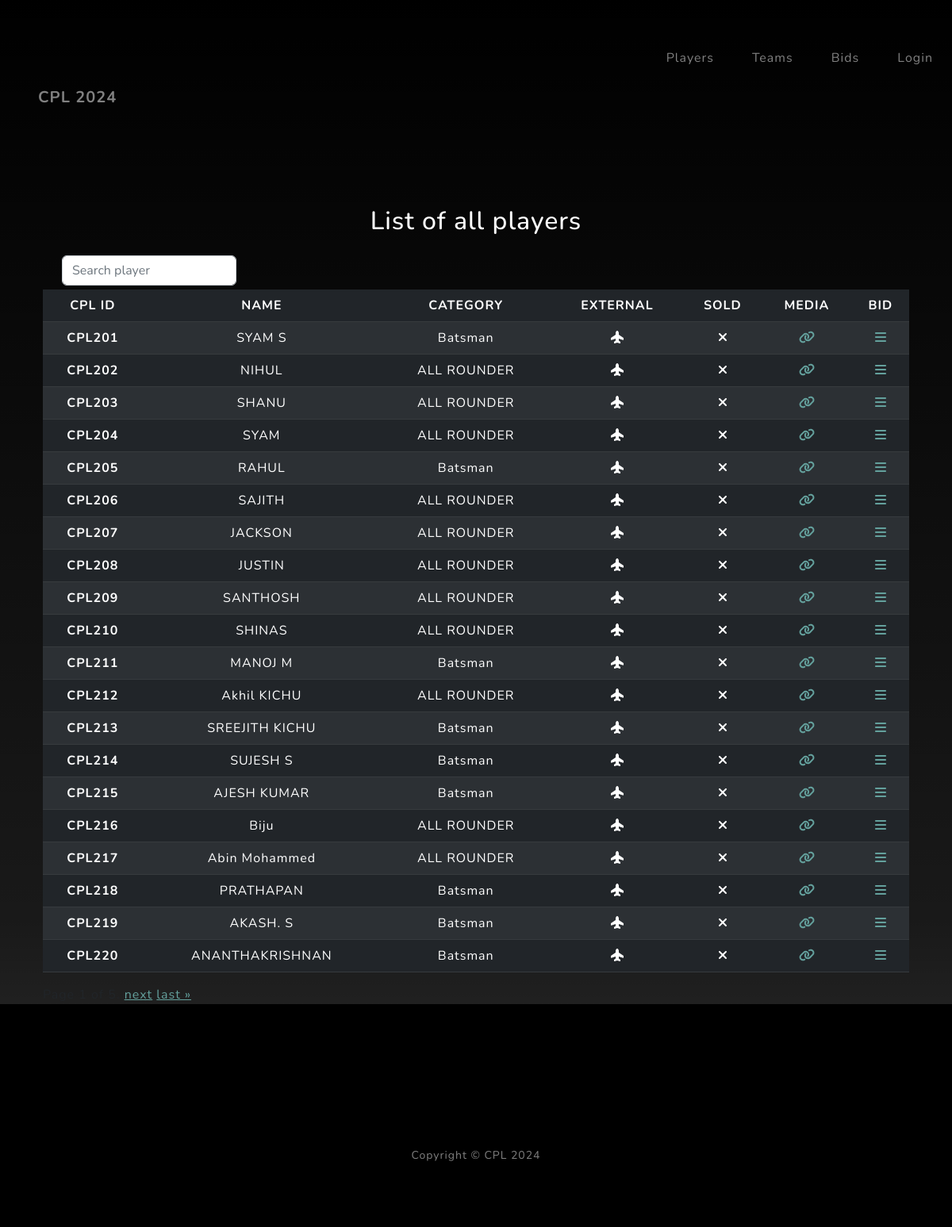
Screenshot of /players/ with the database file from the repository.
### cpl_backend/models.py (models this page shows, shortened)
class Player(models.Model):
    class Meta:
        db_table = "players"
    cpl_id = models.CharField(unique=True, max_length=100)
    name = models.CharField(max_length=100)
    type = models.CharField(choices=PLAYER_CHOICES, max_length=100)
    card = models.FileField(upload_to="players/card",  null=True, blank=True)
    photo = models.FileField(upload_to="players/photo", null=True, blank=True)
    basic_amount = models.DecimalField(default=0, decimal_places=2, max_digits=10)
    is_external = models.BooleanField()
    is_sold = models.BooleanField()
    created_at = models.DateField(auto_now=True)

### cpl_backend/views.py (the view)
# urls.py: path('players/', views.list_players, name="players"),
def list_players(request):
    try:
        players = Player.objects.all()
    except Exception as e:
        messages.error(request, f'An error occurred: {str(e)}')
    context = {
        "players": paginate(request=request, queryset=players),
        "title": "List of all players",
        "MEDIA_URL": settings.MEDIA_URL,
        "SITE_INFO": constants.SITE_INFO
        }
    return render(request, "pages/players.html", context)

### cpl_backend/views.py (called while the page is built)
def paginate(request, queryset):
    paginator = Paginator(queryset, 20)
    page = request.GET.get('page')
    try:
        items = paginator.page(page)
    except PageNotAnInteger:
        items = paginator.page(1)
    except EmptyPage:
        items = paginator.page(paginator.num_pages)
    return items

### cpl_backend/templates/pages/players.html (shortened to what this page needs)
{% extends "pages/base.html" %}
{% block content %}
<div class="input-group" style="margin-bottom: 5px;">
    <form action="{% url 'player_search' %}">
        <div class="form-outline">
            <input type="search" placeholder="Search player" name="search" class="form-control" />
            </div>
        </div>
</div>
<table class="table table-striped table-dark">
    <thead>
      <tr>
        <th scope="col">CPL ID</th>
        <th scope="col">NAME</th>
        <th scope="col">CATEGORY</th>
        <th scope="col">EXTERNAL</th>
        <th scope="col">SOLD</th>
        <th scope="col">MEDIA</th>
        <th scope="col">BID</th>
      </tr>
    </thead>
    <tbody>
    {% for player in players %}
      <tr>
        <th scope="row">{{ player.cpl_id }}</th>
        <td>{{ player.name }}</td>
        <td>{{ player.get_type_display }}</td>
        <td>
            {% if player.is_external %}
                <i class="fa-solid fa-plane-up"></i>
            {% else %}
                <i class="fa-solid fa-house"></i>
            {% endif %}
        </td>
        <td>
            {% if player.is_sold %}
            <i class="fa-solid fa-check"></i>
        {% else %}
            <i class="fa-solid fa-xmark"></i>
        {% endif %}
        </td>
        <td><a target = "_blank" href="{{ MEDIA_URL }}{{player.card }}">
                <i class="fa-solid fa-link"></i>
            </a>
        </td>
        <td>
            {% if player.is_sold %}
            -
        {% else %}
            <a href="/players/{{ player.id }}/bid">
                <i class="fa-solid fa-bars"></i>
            </a>
        {% endif %}
        </td>
      </tr>
      {% endfor %}
    </tbody>
  </table>
  <div class="pagination">
    <span class="step-links">
        <span class="current">
            Page {{ players.number }} of {{ players.paginator.num_pages }}.
        </span>
        {% if players.has_next %}
            <a href="?page={{ players.next_page_number }}">next</a>
            <a href="?page={{ players.paginator.num_pages }}">last &raquo;</a>
        {% endif %}
    </span>
</div>
{% endblock %}

### rows the page displays
Player: cpl_id "CPL201", name "SYAM S", type "Batsman", is_external True (drawn), is_sold False (drawn)
Player: cpl_id "CPL202", name "NIHUL", type "ALL ROUNDER", is_external True (drawn), is_sold False (drawn)
Player: cpl_id "CPL203", name "SHANU", type "ALL ROUNDER", is_external True (drawn), is_sold False (drawn)
Player: cpl_id "CPL204", name "SYAM", type "ALL ROUNDER", is_external True (drawn), is_sold False (drawn)
Player: cpl_id "CPL205", name "RAHUL", type "Batsman", is_external True (drawn), is_sold False (drawn)
Player: cpl_id "CPL206", name "SAJITH", type "ALL ROUNDER", is_external True (drawn), is_sold False (drawn)
Player: cpl_id "CPL207", name "JACKSON", type "ALL ROUNDER", is_external True (drawn), is_sold False (drawn)
Player: cpl_id "CPL208", name "JUSTIN", type "ALL ROUNDER", is_external True (drawn), is_sold False (drawn)
Player: cpl_id "CPL209", name "SANTHOSH", type "ALL ROUNDER", is_external True (drawn), is_sold False (drawn)
Player: cpl_id "CPL210", name "SHINAS", type "ALL ROUNDER", is_external True (drawn), is_sold False (drawn)
Player: cpl_id "CPL211", name "MANOJ M", type "Batsman", is_external True (drawn), is_sold False (drawn)
Player: cpl_id "CPL212", name "Akhil KICHU", type "ALL ROUNDER", is_external True (drawn), is_sold False (drawn)
Player: cpl_id "CPL213", name "SREEJITH KICHU", type "Batsman", is_external True (drawn), is_sold False (drawn)
Player: cpl_id "CPL214", name "SUJESH S", type "Batsman", is_external True (drawn), is_sold False (drawn)
Player: cpl_id "CPL215", name "AJESH KUMAR", type "Batsman", is_external True (drawn), is_sold False (drawn)
Player: cpl_id "CPL216", name "Biju", type "ALL ROUNDER", is_external True (drawn), is_sold False (drawn)
Player: cpl_id "CPL217", name "Abin Mohammed", type "ALL ROUNDER", is_external True (drawn), is_sold False (drawn)
Player: cpl_id "CPL218", name "PRATHAPAN", type "Batsman", is_external True (drawn), is_sold False (drawn)
Player: cpl_id "CPL219", name "AKASH. S", type "Batsman", is_external True (drawn), is_sold False (drawn)
Player: cpl_id "CPL220", name "ANANTHAKRISHNAN", type "Batsman", is_external True (drawn), is_sold False (drawn)

### other values shown
{{ title }} "List of all players"
